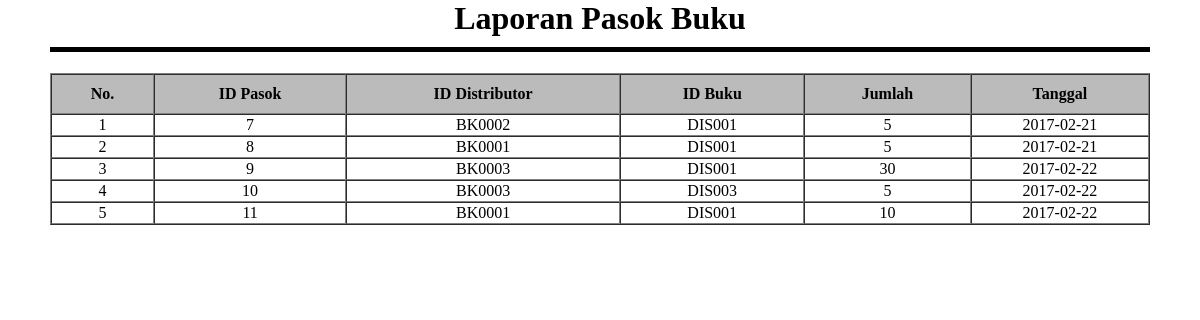
The page /manager/lap-pasok.php?lap (signed in) on the database its author committed.
### tables this page shows
CREATE TABLE `pasok` (
  `id_pasok` int(6) NOT NULL,
  `id_distributor` varchar(6) NOT NULL,
  `id_buku` varchar(6) NOT NULL,
  `jumlah` int(12) NOT NULL,
  `tanggal` date NOT NULL
);

### manager/lap-pasok.php (the view, shortened to what this page needs)
<?php
require 'proses/koneksi.php';
if (isset($_GET['lap'])) {
    $tgl1 = $_GET['tgl1'];
    $tgl2 = $_GET['tgl2'];
    $no = 1;
    $query = mysqli_query($mysqli, "SELECT*FROM pasok WHERE tanggal BETWEEN '$tgl1' AND '$tgl2'")or die(mysqli_error());
    $query2 = mysqli_query($mysqli, "SELECT*FROM pasok")or die(mysql_error());
    ?>
    <div class="laporan">
        <!DOCTYPE html>
        <html>
            <head>
                <link rel="stylesheet" href="style.css">
            </head>
            <body onload="window.print()">
                    <h1 class="header-lap">Laporan Pasok Buku</h1>
                    <table border="1" cellspacing="0">
                        <tr>
                            <th>No.</th>
                            <th>ID Pasok</th>
                            <th>ID Distributor</th>
                            <th>ID Buku</th>
                            <th>Jumlah</th>
                            <th>Tanggal</th>
                        </tr>
                        <?php
                        if (mysqli_num_rows($query) > 0) {
                            while ($fetch = mysqli_fetch_array($query)) {
                                ?>
                                <tr>
                                    <td><?php echo $no++; ?></td>
                                    <td><?php echo $fetch['id_pasok']; ?></td>
                                    <td><?php echo $fetch['id_buku']; ?></td>
                                    <td><?php echo $fetch['id_distributor']; ?></td>
                                    <td><?php echo $fetch['jumlah']; ?></td>
                                    <td><?php echo $fetch['tanggal'];  ?></td>
                                </tr>
                                <?php
                            }
                        }else{
                            while ($fetch = mysqli_fetch_array($query2)) {
                                ?>
                                <tr>
                                    <td><?php echo $no++; ?></td>
                                    <td><?php echo $fetch['id_pasok']; ?></td>
                                    <td><?php echo $fetch['id_buku']; ?></td>
                                    <td><?php echo $fetch['id_distributor']; ?></td>
                                    <td><?php echo $fetch['jumlah']; ?></td>
                                    <td><?php echo $fetch['tanggal'];  ?></td>
                                </tr>
                                <?php
                            }
                        }
                        ?>
                    </table>
            </body>
        </html>
    </div>
    <?php
}else {
    header('location: pasok.php');
}
?>

### manager/style.css (style rules this page uses)
body { margin: 0; }
.table-data table td, th { padding: 10px; }
.laporan { width: auto; text-align: center; margin: 0 50px; }
.laporan table { width: 100%; text-align: center }
.laporan th { background-color: #BBB; }
.header-lap { border-bottom: 5px solid; padding-bottom: 10px; }

### rows shown on the page
pasok: id_pasok "7", id_buku "BK0002", id_distributor "DIS001", jumlah "5", tanggal "2017-02-21"
pasok: id_pasok "8", id_buku "BK0001", id_distributor "DIS001", jumlah "5", tanggal "2017-02-21"
pasok: id_pasok "9", id_buku "BK0003", id_distributor "DIS001", jumlah "30", tanggal "2017-02-22"
pasok: id_pasok "10", id_buku "BK0003", id_distributor "DIS003", jumlah "5", tanggal "2017-02-22"
pasok: id_pasok "11", id_buku "BK0001", id_distributor "DIS001", jumlah "10", tanggal "2017-02-22"
